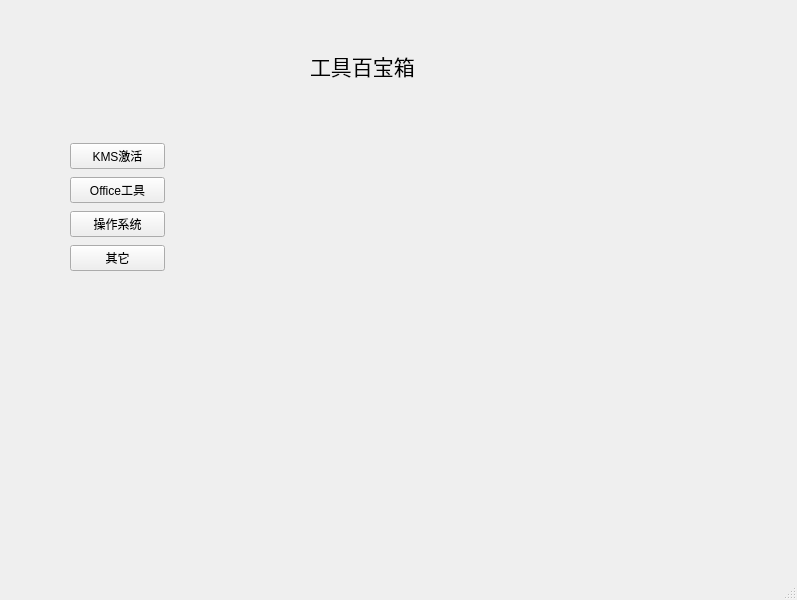
<?xml version="1.0" encoding="UTF-8"?>
<ui version="4.0">
 <class>MainWindow</class>
 <widget class="QMainWindow" name="MainWindow">
  <property name="geometry">
   <rect>
    <x>0</x>
    <y>0</y>
    <width>797</width>
    <height>600</height>
   </rect>
  </property>
  <property name="windowTitle">
   <string>MainWindow</string>
  </property>
  <widget class="QWidget" name="centralwidget">
   <widget class="QLabel" name="label_Title">
    <property name="geometry">
     <rect>
      <x>310</x>
      <y>40</y>
      <width>141</width>
      <height>51</height>
     </rect>
    </property>
    <property name="font">
     <font>
      <family>华文楷体</family>
      <pointsize>16</pointsize>
     </font>
    </property>
    <property name="text">
     <string>工具百宝箱</string>
    </property>
   </widget>
   <widget class="QWidget" name="">
    <property name="geometry">
     <rect>
      <x>70</x>
      <y>141</y>
      <width>95</width>
      <height>135</height>
     </rect>
    </property>
    <layout class="QVBoxLayout" name="verticalLayout">
     <item>
      <widget class="QPushButton" name="pushButton_KMS_Active">
       <property name="text">
        <string>KMS激活</string>
       </property>
      </widget>
     </item>
     <item>
      <widget class="QPushButton" name="pushButton_Office">
       <property name="text">
        <string>Office工具</string>
       </property>
      </widget>
     </item>
     <item>
      <widget class="QPushButton" name="pushButton_System">
       <property name="text">
        <string>操作系统</string>
       </property>
      </widget>
     </item>
     <item>
      <widget class="QPushButton" name="pushButton_Other">
       <property name="text">
        <string>其它</string>
       </property>
      </widget>
     </item>
    </layout>
   </widget>
  </widget>
  <widget class="QMenuBar" name="menubar">
   <property name="geometry">
    <rect>
     <x>0</x>
     <y>0</y>
     <width>797</width>
     <height>26</height>
    </rect>
   </property>
  </widget>
  <widget class="QStatusBar" name="statusbar"/>
 </widget>
 <resources/>
 <connections>
  <connection>
   <sender>pushButton_KMS_Active</sender>
   <signal>clicked()</signal>
   <receiver>MainWindow</receiver>
   <slot>kms_active()</slot>
   <hints>
    <hint type="sourcelabel">
     <x>112</x>
     <y>168</y>
    </hint>
    <hint type="destinationlabel">
     <x>59</x>
     <y>98</y>
    </hint>
   </hints>
  </connection>
 </connections>
 <slots>
  <slot>kms_active()</slot>
 </slots>
</ui>
